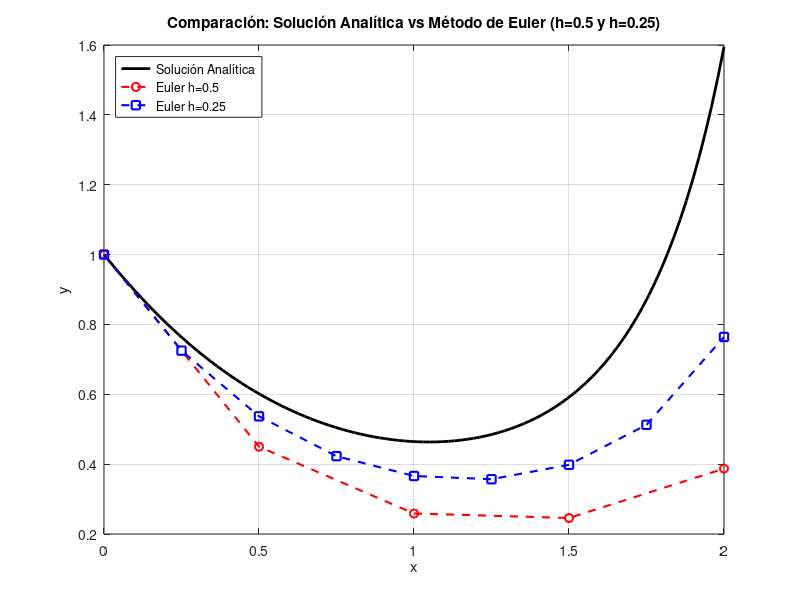

The MATLAB source for this figure:
% =========================================================================
% Alumno: Jonathan Meixueiro
% Matrícula: 240694
% Asesor: Claudio Hiram Carmona Jurado
%
% Ejercicio 25.2: Método de Euler (h = 0.5 y h = 0.25) vs. solución analítica
% EDO: dy/dx = yx^2 - 1.1y, con y(0) = 1
% =========================================================================

clc;
clear;
close all;

% --- Solución analítica ---
x_exacta = linspace(0, 2, 100);
y_exacta = exp((x_exacta.^3)/3 - 1.1 .* x_exacta);

% --- Método de Euler con h = 0.5 ---
h1 = 0.5;
x1 = 0:h1:2;
y1 = zeros(size(x1));
y1(1) = 1;

for n = 1:length(x1)-1
    f = y1(n)*(x1(n)^2 - 1.1);
    y1(n+1) = y1(n) + h1 * f;
end

% --- Método de Euler con h = 0.25 ---
h2 = 0.25;
x2 = 0:h2:2;
y2 = zeros(size(x2));
y2(1) = 1;

for n = 1:length(x2)-1
    f = y2(n)*(x2(n)^2 - 1.1);
    y2(n+1) = y2(n) + h2 * f;
end

% --- Gráfica comparativa ---
plot(x_exacta, y_exacta, 'k-', 'LineWidth', 2); hold on;
plot(x1, y1, 'ro--', 'LineWidth', 1.5, 'MarkerSize', 6);
plot(x2, y2, 'bs--', 'LineWidth', 1.5, 'MarkerSize', 6);
grid on;

xlabel('x');
ylabel('y');
title('Comparación: Solución Analítica vs Método de Euler (h=0.5 y h=0.25)');
legend('Solución Analítica', 'Euler h=0.5', 'Euler h=0.25', 'Location', 'northwest');
